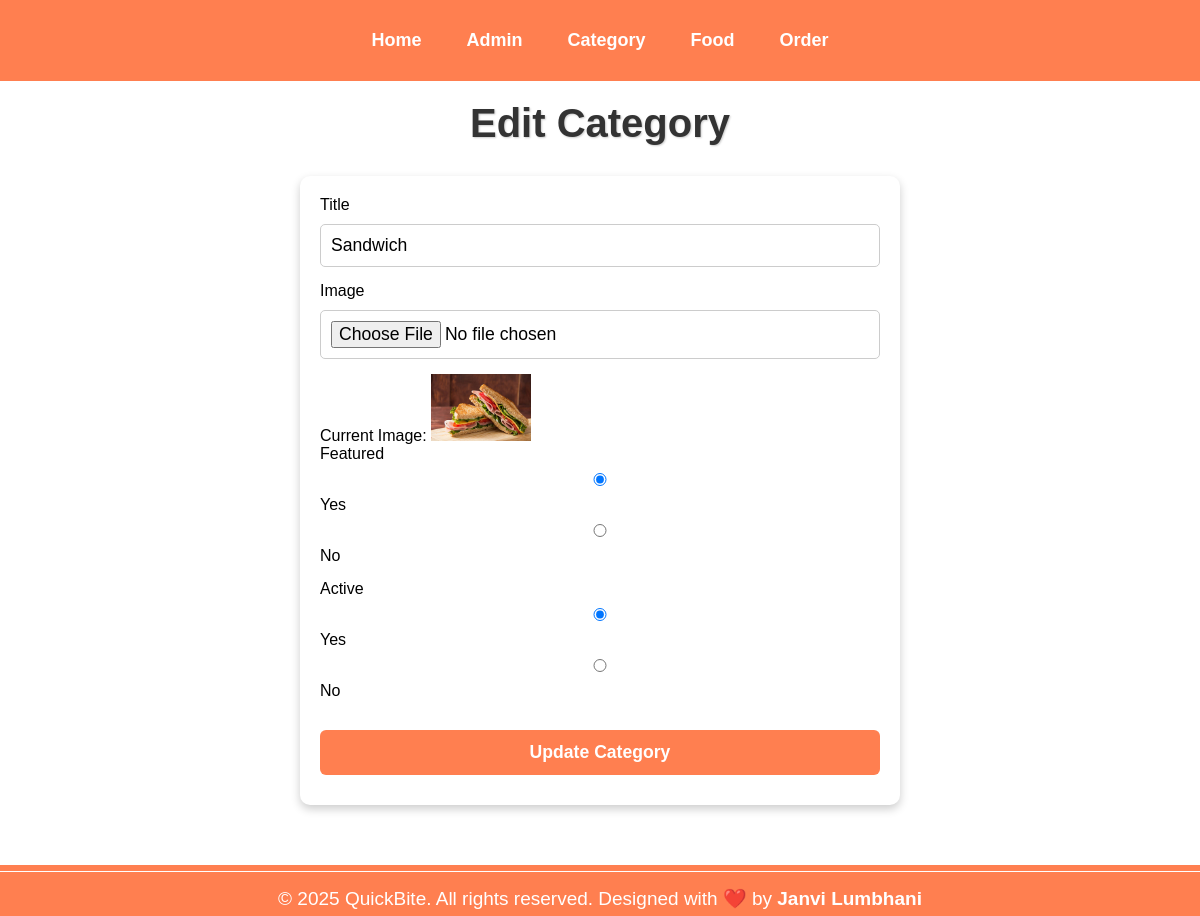
The app's page /admin/edit_category.php?id=1 with its own data.
### tables this page shows
CREATE TABLE `tbl_categories` (
  `id` int(30) NOT NULL,
  `title` varchar(100) NOT NULL,
  `image_name` varchar(100) NOT NULL,
  `feature` varchar(40) NOT NULL,
  `active` varchar(40) NOT NULL
);

### admin/edit_category.php (the view, shortened to what this page needs)
<?php
include('partial/menu.php');
include('database_connection.php');
if (isset($_GET['id'])) {
    $category_id = $_GET['id'];
    $query = "SELECT * FROM tbl_categories WHERE id = '$category_id'";
    $result = mysqli_query($conn, $query);
    $category = mysqli_fetch_assoc($result);
}
?>
<div class="main-content">
    <div class="wrapper">
        <h1>Edit Category</h1>
        <form method="POST" enctype="multipart/form-data">
            <label>Title</label>
            <input type="text" name="title" value="<?php echo $category['title']; ?>" required style="width: 100%; padding: 10px; border: 1px solid #ccc; margin-bottom: 15px;">
            <label>Image</label>
            <input type="file" name="image" style="width: 100%; padding: 10px; border: 1px solid #ccc; margin-bottom: 15px;">
            <?php if ($category['image_name'] != ""): ?>
                <p>Current Image: <img src="images/category/<?php echo $category['image_name']; ?>" width="100"></p>
            <?php endif; ?>
            <label>Featured</label>
            <div style="margin-bottom: 15px;">
                <input type="radio" name="feature" value="Yes" <?php echo $category['feature'] == 'Yes' ? 'checked' : ''; ?> required> Yes
                <input type="radio" name="feature" value="No" <?php echo $category['feature'] == 'No' ? 'checked' : ''; ?>> No
            </div>
            <label>Active</label>
            <div style="margin-bottom: 20px;">
                <input type="radio" name="active" value="Yes" <?php echo $category['active'] == 'Yes' ? 'checked' : ''; ?> required> Yes
                <input type="radio" name="active" value="No" <?php echo $category['active'] == 'No' ? 'checked' : ''; ?>> No
            </div>
            <button type="submit" name="update_category" style="padding: 12px 24px; background-color: coral; color: white; border: none; border-radius: 6px; width: 100%; cursor: pointer;">
                Update Category
            </button>
        </form>
    </div>
</div>
<?php include('partial/footer.php'); ?>

### css/admin.css (style rules this page uses)
* { margin: 0; padding: 0; box-sizing: border-box; font-family: Arial, Helvetica, sans-serif; }
.wrapper { max-width: 1200px; margin: 0 auto; padding: 20px; }
h1 { text-align: center; font-size: 2.5em; color: #333; margin-bottom: 30px; text-shadow: 1px 1px 2px #ccc; }
form { max-width: 600px; margin: 0 auto 40px; background-color: #fff; padding: 20px; border-radius: 10px; box-shadow: 0 4px 10px rgba(0, 0, 0, 0.2); }
form input, form button { width: 100%; padding: 14px; margin: 10px 0; border: 1px solid #ccc; border-radius: 5px; font-size: 1.1em; }
form button { background-color: #ff4500; color: white; font-weight: bold; cursor: pointer; transition: background-color 0.3s ease; }

### records on screen
tbl_categories: title "Sandwich", image_name (picture), feature "☑", active "☑"
